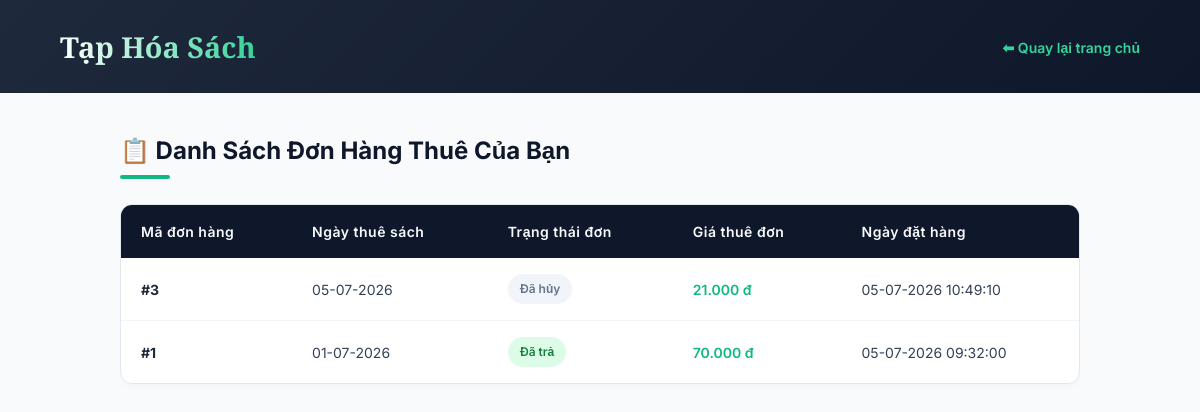
/xem_don_thue.php, run on the app's committed database.
### tables this page shows
CREATE TABLE `don_hang_thue` (
  `id` int(11) NOT NULL,
  `id_nguoi_dung` int(11) DEFAULT NULL,
  `ten_khach_hang` varchar(255) NOT NULL,
  `email_khach_hang` varchar(100) NOT NULL,
  `so_dien_thoai` varchar(20) NOT NULL,
  `ngay_thue` date NOT NULL,
  `han_tra_du_kien` date NOT NULL,
  `ngay_tra_thuc_te` date DEFAULT NULL,
  `tien_coc` int(11) NOT NULL,
  `tong_tien_thue` int(11) NOT NULL,
  `trang_thai` enum('cho_duyet','dang_thue','da_tra','qua_han','da_huy') DEFAULT 'dang_thue',
  `ngay_tao_don` timestamp NOT NULL DEFAULT current_timestamp()
);

### src/xem_don_thue.php (the view, shortened to what this page needs)
<?php
if (isset($_SESSION['user']['id'])) {
    $id_nguoi_dung_hien_tai = $_SESSION['user']['id'];
} else {
    $id_nguoi_dung_hien_tai = 2;
}
$host = "db";
$username = "root";
$password = "";
$dbname = "quanlybanbooks";
$conn = new mysqli($host, $username, $password, $dbname);
$sql = "SELECT id, ngay_thue, trang_thai, ngay_tao_don, tong_tien_thue FROM don_hang_thue WHERE id_nguoi_dung = ? ORDER BY ngay_tao_don DESC";
$stmt = $conn->prepare($sql);
$stmt->bind_param("i", $id_nguoi_dung_hien_tai);
$stmt->execute();
$result = $stmt->get_result();
?>
<!DOCTYPE html>
<html lang="vi">
<head>
</head>
<body>
    <header>
        <div class="header-brand">
            <h1>Tạp Hóa Sách</h1>
        </div>
        <div>
            <a href="index.php" class="btn-back">⬅ Quay lại trang chủ</a>
        </div>
    </header>
    <div class="container">
        <h2 class="page-title">📋 Danh Sách Đơn Hàng Thuê Của Bạn</h2>
        <div class="card-table">
            <table>
                <thead>
                    <tr>
                        <th>Mã đơn hàng</th>
                        <th>Ngày thuê sách</th>
                        <th>Trạng thái đơn</th>
                        <th>Giá thuê đơn</th>
                        <th>Ngày đặt hàng</th>
                    </tr>
                </thead>
                <tbody>
                    <?php
                    if ($result->num_rows > 0) {
                        while($row = $result->fetch_assoc()) {
                            $trang_thai_vn = "";
                            switch ($row['trang_thai']) {
                                case 'da_tra': $trang_thai_vn = "Đã trả"; break;
                                case 'da_huy': $trang_thai_vn = "Đã hủy"; break;
                            }
                            $ngay_thue_sach = date("d-m-Y", strtotime($row['ngay_thue']));
                            $ngay_dat = date("d-m-Y H:i:s", strtotime($row['ngay_tao_don']));
                            $tien_thue_format = number_format($row['tong_tien_thue'], 0, ',', '.') . ' đ';
                            echo "<tr>";
                            echo "<td class='order-id'>#" . $row['id'] . "</td>";
                            echo "<td>" . $ngay_thue_sach . "</td>";
                            echo "<td><span class='badge badge-" . $row['trang_thai'] . "'>" . $trang_thai_vn . "</span></td>";
                            echo "<td class='order-price'>" . $tien_thue_format . "</td>";
                            echo "<td>" . $ngay_dat . "</td>";
                            echo "</tr>";
                        }
                    } else {
                        echo "<tr><td colspan='5' class='empty-state'>Bạn chưa có đơn hàng thuê nào.</td></tr>";
                    }
                    ?>
                </tbody>
            </table>
        </div>
    </div>
</body>
</html>

### src/xem_don_thue.php (style rules this page uses)
* { box-sizing: border-box; margin: 0; padding: 0; font-family: 'Inter', sans-serif; }
body { background-color: #f8fafc; color: #1e293b; padding-bottom: 60px; line-height: 1.5; }
header { background: linear-gradient(135deg, #1e293b 0%, #0f172a 100%); color: white; padding: 25px 60px; display: flex; justify-content: space-between; align-items: center; }
.header-brand h1 { font-family: 'Playfair Display', serif; font-size: 1.8rem; font-weight: 600; background: linear-gradient(to right, #ffffff, #34d399); -webkit-background-clip: text; -webkit-text-fill-color: transparent; }
.btn-back { color: #34d399; text-decoration: none; font-weight: 600; font-size: 14px; transition: all 0.2s; display: inline-flex; align-items: center; gap: 5px; }
.container { max-width: 1000px; margin: 40px auto; padding: 0 20px; }
.page-title { font-size: 1.5rem; font-weight: 700; color: #0f172a; margin-bottom: 25px; position: relative; padding-bottom: 10px; }
.page-title::after { content: ''; position: absolute; bottom: 0; left: 0; width: 50px; height: 4px; background: #10b981; border-radius: 2px; }
.card-table { background: white; border-radius: 12px; border: 1px solid #e2e8f0; box-shadow: 0 4px 6px -1px rgba(0,0,0,0.02), 0 2px 4px -1px rgba(0,0,0,0.01); overflow: hidden; }
table { width: 100%; border-collapse: collapse; text-align: left; font-size: 14px; }
th { background-color: #0f172a; color: #f8fafc; font-weight: 600; padding: 16px 20px; letter-spacing: 0.5px; }
td { padding: 16px 20px; border-bottom: 1px solid #f1f5f9; color: #334155; }
tr:last-child td { border-bottom: none; }
.order-id { font-weight: 700; color: #1e293b; }
.order-price { font-weight: 600; color: #10b981; }
.badge { display: inline-block; padding: 6px 12px; border-radius: 30px; font-size: 12px; font-weight: 600; text-align: center; }
.badge-da_tra { background-color: #dcfce7; color: #15803d; }
.badge-da_huy { background-color: #f1f5f9; color: #64748b; }

### data on the page
don_hang_thue: id "3", ngay_thue "05-07-2026", trang_thai "Đã hủy", tong_tien_thue "21.000 đ", ngay_tao_don "05-07-2026 10:49:10"
don_hang_thue: id "1", ngay_thue "01-07-2026", trang_thai "Đã trả", tong_tien_thue "70.000 đ", ngay_tao_don "05-07-2026 09:32:00"
